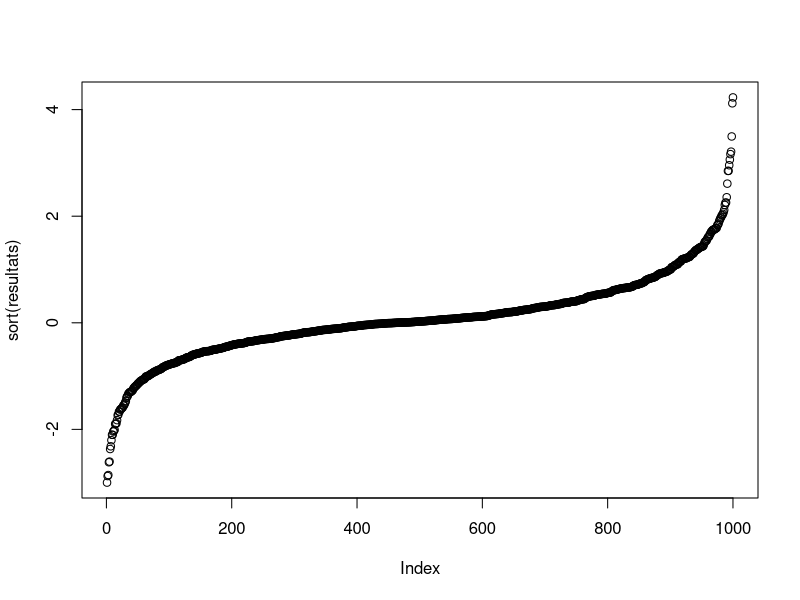
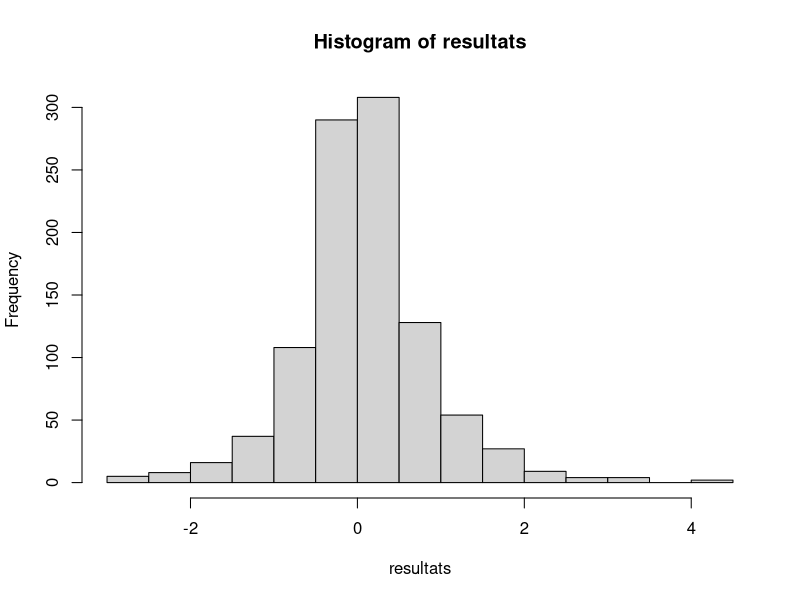
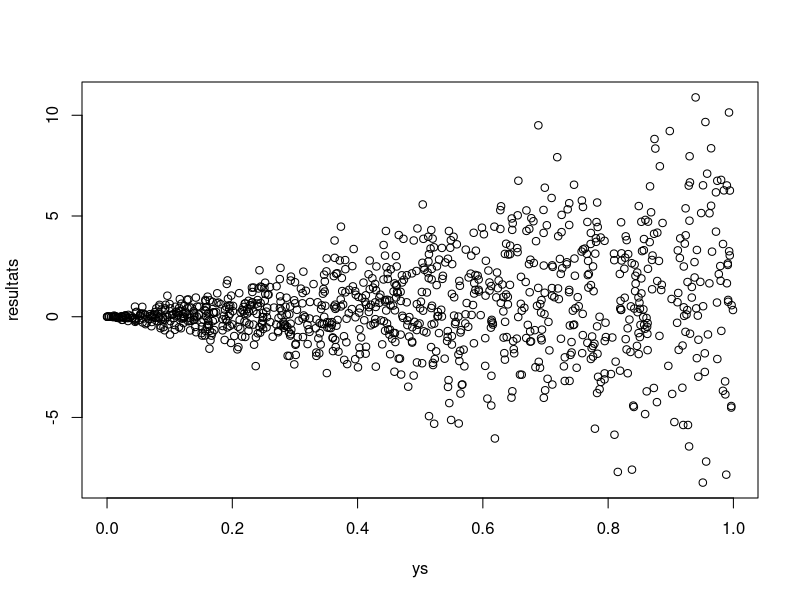
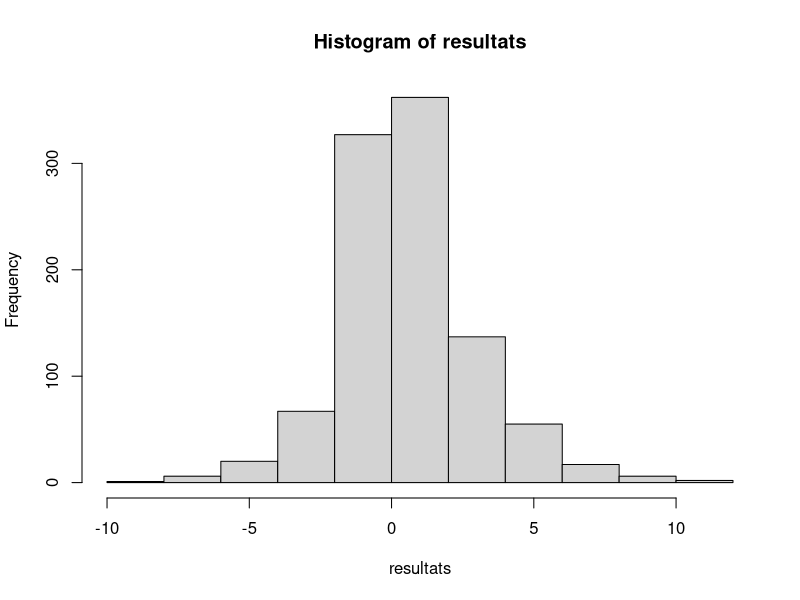
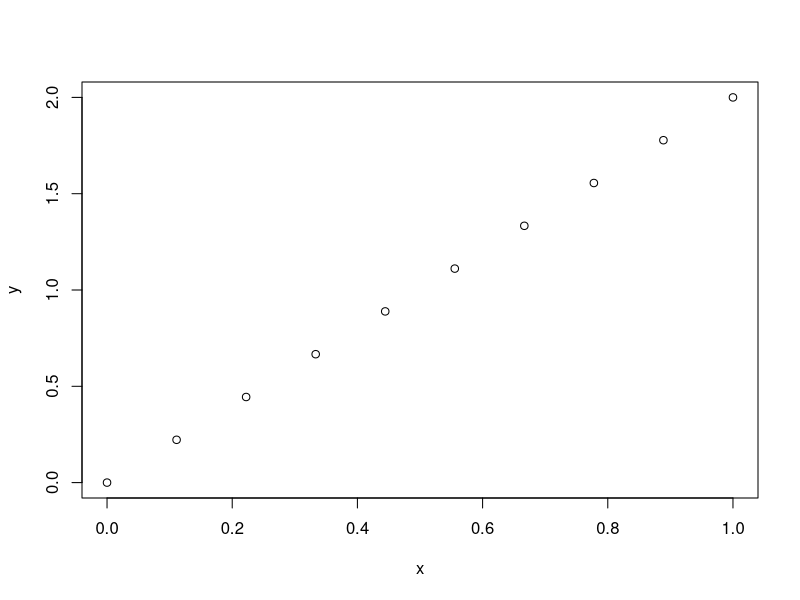

These figures' R source, in order:
## ---- chunk 1
# calcul de p(\theta) par rejet:
while (1) {
    theta = runif(n = 1, min = 0, max = 1)
    x = runif(n = 1, min = 0, max = 1)
    if (x < 1/(8*sqrt(3.14))*exp(-theta^2/64))
        {
          break
        }
}
# simulation de p(y |\theta)
res = rnorm(1, mean = theta/4, sd = sqrt(2))*theta
print(res)

# calcul de p(y) par rejet:
while (1) {
    y = runif(n = 1, min = 0, max = 1)
    x = runif(n = 1, min = 0, max = 1)
    if (x < 1/sqrt(8*3.14)*exp(-y^2/8))
        {
          break
        }
}
# simulation de p(\theta |y)
res = rnorm(1, mean = 2*y, sd = 4)*theta
print(res)


## ---- chunk 2
# calcul de p(\theta) par rejet:
resultats = c()
thetas = c()
for(i in 1:1000)
{
  while (1) {
    theta = runif(n = 1, min = 0, max = 1)
    x = runif(n = 1, min = 0, max = 1)
    if (x < 1/(8*sqrt(3.14))*exp(-theta^2/64))
          break
  }
  res = rnorm(1, mean = theta/4, sd = sqrt(2))*theta
  resultats = c(resultats, res)
  thetas = c(thetas, theta)
}
plot(sort(resultats))
hist(resultats)
## ---- chunk 3
# calcul de p(\theta) par rejet:
resultats = c()
ys = c()
for(i in 1:1000)
{

  while (1) {
      y = runif(n = 1, min = 0, max = 1)
      x = runif(n = 1, min = 0, max = 1)
      if (x < 1/sqrt(8*3.14)*exp(-y^2/8))
            break
}
  res = rnorm(1, mean = 2*y, sd = 4)*y
  resultats = c(resultats, res)
  ys = c(ys, y)
}
plot(ys, resultats)
hist(resultats)

# question 6
x = seq(0,1, length.out = 10)
y = x*2
plot(x,y, )
